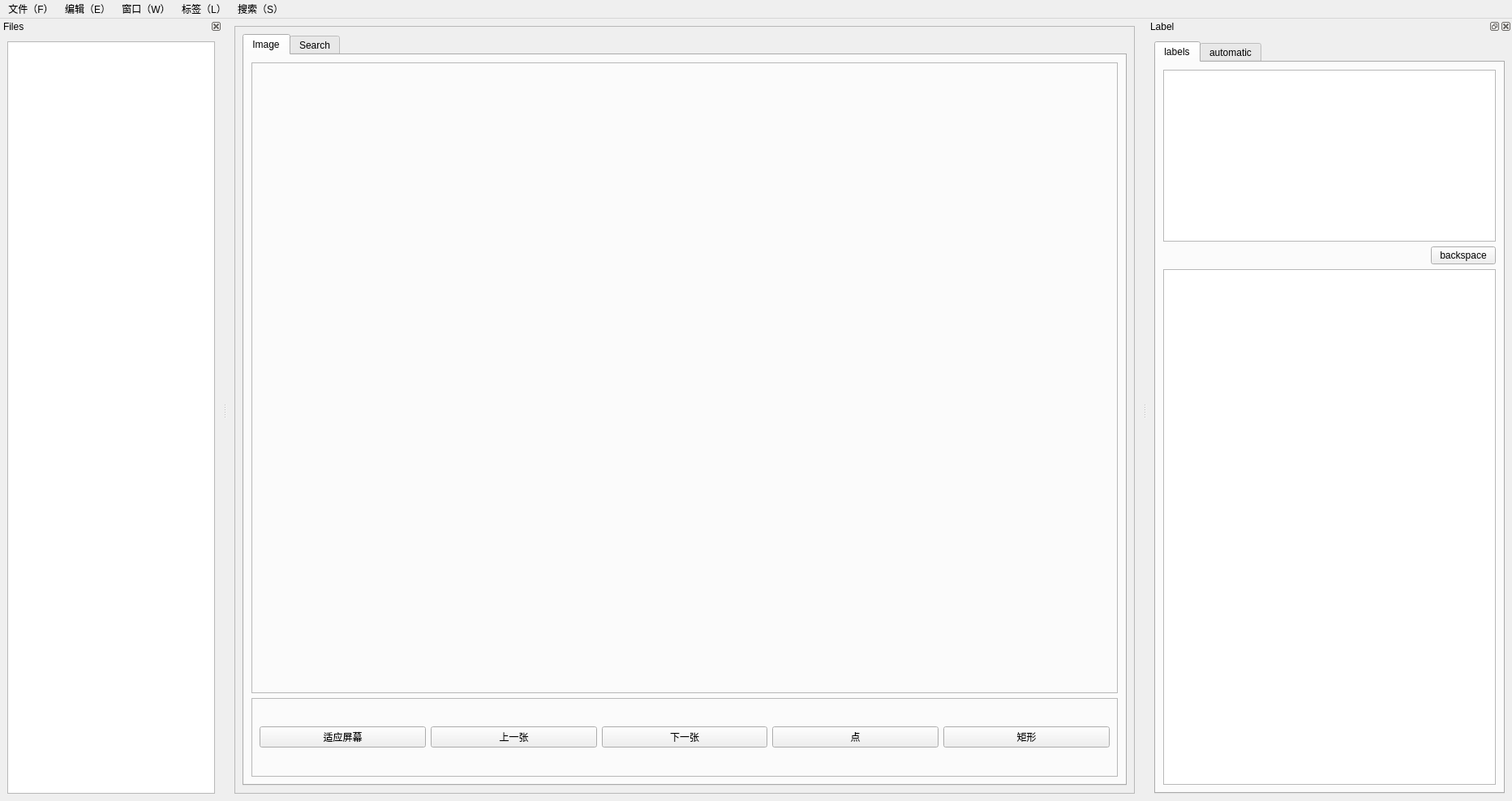
<?xml version="1.0" encoding="UTF-8"?>
<ui version="4.0">
 <class>MainWindow</class>
 <widget class="QMainWindow" name="MainWindow">
  <property name="geometry">
   <rect>
    <x>0</x>
    <y>0</y>
    <width>1864</width>
    <height>988</height>
   </rect>
  </property>
  <property name="windowTitle">
   <string>MainWindow</string>
  </property>
  <widget class="QWidget" name="centralwidget">
   <layout class="QHBoxLayout" name="horizontalLayout">
    <item>
     <widget class="QFrame" name="mid_Frame_0">
      <property name="sizePolicy">
       <sizepolicy hsizetype="Preferred" vsizetype="Preferred">
        <horstretch>3</horstretch>
        <verstretch>0</verstretch>
       </sizepolicy>
      </property>
      <property name="frameShape">
       <enum>QFrame::StyledPanel</enum>
      </property>
      <property name="frameShadow">
       <enum>QFrame::Raised</enum>
      </property>
      <layout class="QVBoxLayout" name="verticalLayout_2">
       <item>
        <widget class="QTabWidget" name="tabWidget">
         <property name="currentIndex">
          <number>0</number>
         </property>
         <widget class="QWidget" name="tab_1">
          <attribute name="title">
           <string>Image</string>
          </attribute>
          <layout class="QVBoxLayout" name="verticalLayout_3">
           <item>
            <widget class="QFrame" name="frame_mid">
             <property name="sizePolicy">
              <sizepolicy hsizetype="Preferred" vsizetype="Preferred">
               <horstretch>0</horstretch>
               <verstretch>8</verstretch>
              </sizepolicy>
             </property>
             <property name="cursor">
              <cursorShape>ArrowCursor</cursorShape>
             </property>
             <property name="frameShape">
              <enum>QFrame::StyledPanel</enum>
             </property>
             <property name="frameShadow">
              <enum>QFrame::Raised</enum>
             </property>
             <layout class="QVBoxLayout" name="frame_mid_layout">
              <property name="leftMargin">
               <number>0</number>
              </property>
              <property name="topMargin">
               <number>0</number>
              </property>
              <property name="rightMargin">
               <number>0</number>
              </property>
              <property name="bottomMargin">
               <number>0</number>
              </property>
             </layout>
            </widget>
           </item>
           <item>
            <widget class="QFrame" name="frame_bottom">
             <property name="sizePolicy">
              <sizepolicy hsizetype="Preferred" vsizetype="Preferred">
               <horstretch>0</horstretch>
               <verstretch>1</verstretch>
              </sizepolicy>
             </property>
             <property name="frameShape">
              <enum>QFrame::StyledPanel</enum>
             </property>
             <property name="frameShadow">
              <enum>QFrame::Raised</enum>
             </property>
             <layout class="QHBoxLayout" name="horizontalLayout_2">
              <item>
               <widget class="QPushButton" name="button_fix_to_view">
                <property name="text">
                 <string>适应屏幕</string>
                </property>
               </widget>
              </item>
              <item>
               <widget class="QPushButton" name="button_last">
                <property name="text">
                 <string>上一张</string>
                </property>
               </widget>
              </item>
              <item>
               <widget class="QPushButton" name="button_next">
                <property name="text">
                 <string>下一张</string>
                </property>
               </widget>
              </item>
              <item>
               <widget class="QPushButton" name="button_point">
                <property name="text">
                 <string>点</string>
                </property>
               </widget>
              </item>
              <item>
               <widget class="QPushButton" name="button_rect">
                <property name="text">
                 <string>矩形</string>
                </property>
               </widget>
              </item>
             </layout>
            </widget>
           </item>
          </layout>
         </widget>
         <widget class="QWidget" name="tab_2">
          <attribute name="title">
           <string>Search</string>
          </attribute>
          <layout class="QVBoxLayout" name="verticalLayout_7">
           <item>
            <layout class="QHBoxLayout" name="horizontalLayout_4">
             <item>
              <widget class="QLineEdit" name="search_text"/>
             </item>
             <item>
              <widget class="QPushButton" name="search_button">
               <property name="text">
                <string>搜索</string>
               </property>
              </widget>
             </item>
            </layout>
           </item>
           <item>
            <widget class="QListWidget" name="search_result"/>
           </item>
          </layout>
         </widget>
        </widget>
       </item>
      </layout>
     </widget>
    </item>
   </layout>
  </widget>
  <widget class="QMenuBar" name="menubar">
   <property name="geometry">
    <rect>
     <x>0</x>
     <y>0</y>
     <width>1864</width>
     <height>26</height>
    </rect>
   </property>
   <widget class="QMenu" name="menu_file">
    <property name="title">
     <string>文件（F）</string>
    </property>
    <addaction name="action_open_path"/>
    <addaction name="separator"/>
    <addaction name="action_create_label"/>
    <addaction name="action_update_label"/>
    <addaction name="action_open_label"/>
    <addaction name="action_locate_label"/>
   </widget>
   <widget class="QMenu" name="menu_edit">
    <property name="title">
     <string>编辑（E）</string>
    </property>
    <addaction name="action_setSeparator"/>
    <addaction name="separator"/>
    <addaction name="action_setShortcut"/>
   </widget>
   <widget class="QMenu" name="menu_window">
    <property name="title">
     <string>窗口（W）</string>
    </property>
   </widget>
   <widget class="QMenu" name="menu_label">
    <property name="title">
     <string>标签（L）</string>
    </property>
    <addaction name="action_add_point_label"/>
    <addaction name="action_add_rect_label"/>
    <addaction name="separator"/>
    <addaction name="action_import_label_func"/>
   </widget>
   <widget class="QMenu" name="menu_S">
    <property name="title">
     <string>搜索（S）</string>
    </property>
    <addaction name="fuzzy_search"/>
   </widget>
   <addaction name="menu_file"/>
   <addaction name="menu_edit"/>
   <addaction name="menu_window"/>
   <addaction name="menu_label"/>
   <addaction name="menu_S"/>
  </widget>
  <widget class="QDockWidget" name="dockWidget_right">
   <property name="minimumSize">
    <size>
     <width>450</width>
     <height>319</height>
    </size>
   </property>
   <property name="features">
    <set>QDockWidget::AllDockWidgetFeatures</set>
   </property>
   <property name="windowTitle">
    <string>Label</string>
   </property>
   <attribute name="dockWidgetArea">
    <number>2</number>
   </attribute>
   <widget class="QWidget" name="dockWidgetContents">
    <layout class="QVBoxLayout" name="verticalLayout_4">
     <item>
      <widget class="QTabWidget" name="tabWidget_2">
       <property name="currentIndex">
        <number>0</number>
       </property>
       <widget class="QWidget" name="tab">
        <attribute name="title">
         <string>labels</string>
        </attribute>
        <layout class="QVBoxLayout" name="verticalLayout_5">
         <item>
          <widget class="QTextEdit" name="textEdit">
           <property name="sizePolicy">
            <sizepolicy hsizetype="Expanding" vsizetype="Expanding">
             <horstretch>0</horstretch>
             <verstretch>1</verstretch>
            </sizepolicy>
           </property>
          </widget>
         </item>
         <item>
          <layout class="QHBoxLayout" name="horizontalLayout_3">
           <item>
            <spacer name="horizontalSpacer">
             <property name="orientation">
              <enum>Qt::Horizontal</enum>
             </property>
             <property name="sizeHint" stdset="0">
              <size>
               <width>40</width>
               <height>20</height>
              </size>
             </property>
            </spacer>
           </item>
           <item>
            <widget class="QPushButton" name="button_backspace">
             <property name="text">
              <string>backspace</string>
             </property>
            </widget>
           </item>
          </layout>
         </item>
         <item>
          <widget class="QListWidget" name="listWidget">
           <property name="sizePolicy">
            <sizepolicy hsizetype="Expanding" vsizetype="Expanding">
             <horstretch>0</horstretch>
             <verstretch>3</verstretch>
            </sizepolicy>
           </property>
          </widget>
         </item>
        </layout>
       </widget>
       <widget class="QWidget" name="tab_3">
        <attribute name="title">
         <string>automatic</string>
        </attribute>
        <layout class="QVBoxLayout" name="verticalLayout_6">
         <item>
          <widget class="QListWidget" name="function_list"/>
         </item>
        </layout>
       </widget>
      </widget>
     </item>
    </layout>
   </widget>
  </widget>
  <widget class="QDockWidget" name="dockWidget_left">
   <property name="enabled">
    <bool>true</bool>
   </property>
   <property name="floating">
    <bool>false</bool>
   </property>
   <property name="features">
    <set>QDockWidget::DockWidgetClosable|QDockWidget::DockWidgetMovable</set>
   </property>
   <property name="windowTitle">
    <string>Files</string>
   </property>
   <attribute name="dockWidgetArea">
    <number>1</number>
   </attribute>
   <widget class="QWidget" name="dockWidgetContents_2">
    <layout class="QVBoxLayout" name="verticalLayout">
     <item>
      <widget class="QTreeView" name="treeView"/>
     </item>
    </layout>
   </widget>
  </widget>
  <action name="action_open_path">
   <property name="text">
    <string>打开文件夹</string>
   </property>
   <property name="shortcut">
    <string>Ctrl+F</string>
   </property>
  </action>
  <action name="action_create_label">
   <property name="text">
    <string>新建label文件</string>
   </property>
  </action>
  <action name="action_update_label">
   <property name="text">
    <string>更新label文件</string>
   </property>
  </action>
  <action name="action_open_label">
   <property name="text">
    <string>打开label文件</string>
   </property>
  </action>
  <action name="action_locate_label">
   <property name="text">
    <string>定位到label文件</string>
   </property>
  </action>
  <action name="action_setSeparator">
   <property name="text">
    <string>分隔符设置</string>
   </property>
  </action>
  <action name="action_setShortcut">
   <property name="text">
    <string>快捷键设置</string>
   </property>
  </action>
  <action name="action_add_point_label">
   <property name="text">
    <string>添加“点”标签</string>
   </property>
  </action>
  <action name="action_add_rect_label">
   <property name="text">
    <string>添加“矩形”标签</string>
   </property>
  </action>
  <action name="action_import_label_func">
   <property name="text">
    <string>导入自动标签函数</string>
   </property>
  </action>
  <action name="fuzzy_search">
   <property name="text">
    <string>模糊搜索：关闭</string>
   </property>
  </action>
 </widget>
 <resources/>
 <connections/>
</ui>
